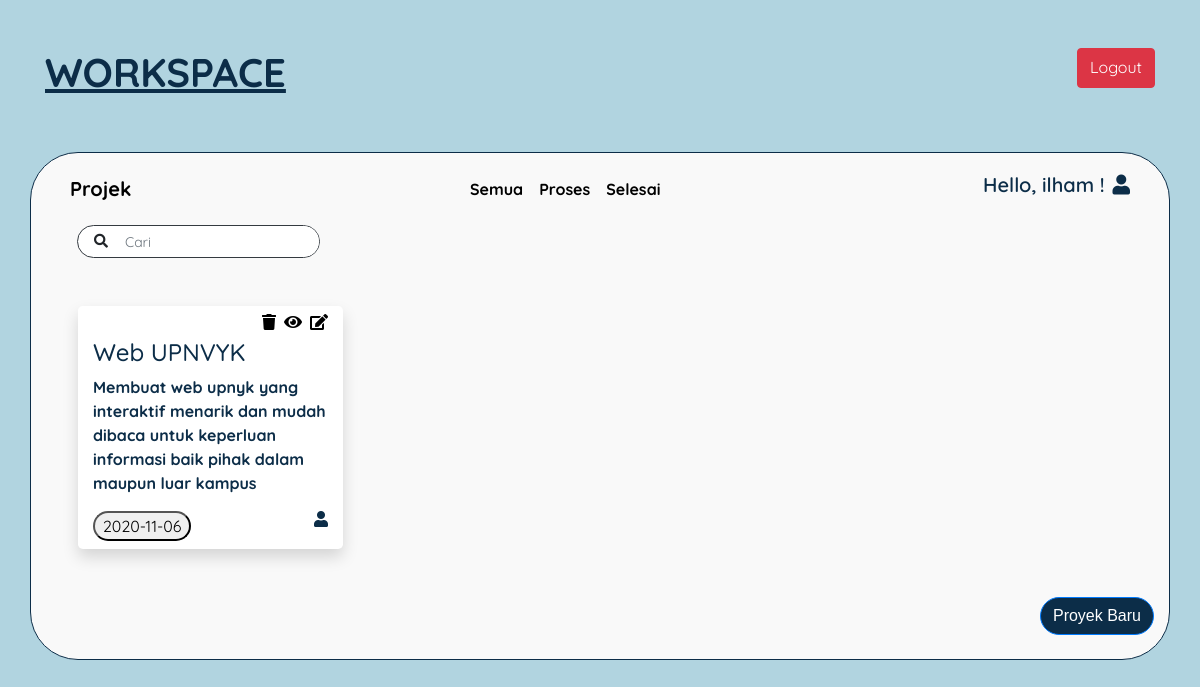
/view/dashboard.php (signed in), run on the app's committed database.
### tables this page shows
CREATE TABLE `data_project` (
  `id_project` int(11) NOT NULL,
  `title` varchar(100) NOT NULL,
  `description` text NOT NULL,
  `deadline` date NOT NULL,
  `status` varchar(100) NOT NULL,
  `file` varchar(100) NOT NULL,
  `team` varchar(100) NOT NULL,
  `id_user` int(11) NOT NULL
);

### view/dashboard.php (the view, shortened to what this page needs)
<!DOCTYPE html>
<html lang="en">
<head>
    <link rel="stylesheet" href="../assets/bootstrap/css/bootstrap.min.css">
    <link rel="stylesheet" href="../assets/css/new_project.css">
    <link rel="stylesheet" href="https://use.fontawesome.com/releases/v5.7.0/css/all.css"
>
</head>
<body>
    <div class="container mt-5" style="display: flex; justify-content: space-between;">
        <h1 id="workspace_font">WORKSPACE</h1>
        <a class="btn btn-danger" href="../config/action-logout.php" style="height: 40px;">Logout</a>
    </div>
    <div class="container mt-5 pb-4 mb-3" id="kotak">
        <nav class="navbar navbar-expand-lg mt-2 mx-2">
            <a class="navbar-brand" href="#">Projek</a>
            <div class="collapse navbar-collapse" id="navbarNavAltMarkup">
                <div class="navbar-nav mx-auto">
                    <a class="nav-item nav-link active" href="#">Semua <span class="sr-only">(current)</span></a>
                    <a class="nav-item nav-link" href="#">Proses</a>
                    <a class="nav-item nav-link" href="#">Selesai</a>
                </div>
                <h5>Hello, <?php
                echo $_SESSION['nama'];
                ?> !<i class="fas fa-user ml-2"></i></h5>
            </div>
        </nav>
        <div class="row mt-2 mx-2">
            <div class="col-md-3 mx-2">
                <div class="input-group bg-white input-group-sm rounded-pill border border-dark">
                    <div class="button input-group-append">
                        <button class="btn ml-2 " type="submit">
                            <i class="fas fa-search"></i>
                        </button>
                    </div>
                    <input class="cari form-control rounded-pill" type="search" placeholder="Cari" aria-label="Search">
                </div>
            </div>
        </div>
        <div class="row mt-5 mb-5 mx-4" >
        <?php
            require_once ("../config/koneksi.php");
            $id = $_SESSION['id_user'];
            $cek_data_query = "SELECT * FROM data_project WHERE id_user='$id'";
            $data = mysqli_query($conn, $cek_data_query) or die (mysqli_error($conn));
            while($result = mysqli_fetch_assoc($data))
            {
        ?>
            <div class="col-md-3 rounded-lg mx-2 py-2 shadow bg-white rounded" id="kotak_kecil">
                <a href="edit_project.php?id_project=<?= $result['id_project'] ?>"><i class="fas fa-edit  float-right"></i></a>
                <a href="lihat_project.php?id_project=<?= $result['id_project'] ?>"><i class="fas fa-eye  float-right mr-2"></i></a>
                <a href="../config/hapus_project.php?id_project=<?= $result['id_project']?>"><i class="fas fa-trash float-right mr-2"></i></a>
                <br>
                <h4 ><?= $result['title'] ?></h4>
                <p ><?= $result['description'] ?></p>
                <button class="float-left rounded-pill px-2"><?= $result['deadline'] ?></button>
                <i class="fas fa-user bg-white float-right"></i>
            </div>
        <?php } ?>
        </div>
        <div class="d-flex align-items-end flex-column">
            <a href="new_project.php"><button class="btn btn-primary" id="tombol" type="button">Proyek Baru</button></a>
        </div>
    </div>
</body>
</html>

### assets/css/new_project.css (style rules this page uses)
a { color: #000000; }
body { font-family: Quicksand, heltevica; font-weight: 900; background-color: #B1D4E0; color: #0C2D48; }
#navbar h3, h6, h5 { font-family: Quicksand, heltevica; font-weight: 600; }
.cari { border: none; }
#kotak { background-color: #F9F9F9; border-color: #0C2D48; border: solid 1px; border-radius: 3em; }
#tombol { background-color: #0C2D48; font-family: Poppins, Helvetica, sans-serif; border-radius: 3em; }
#workspace_font { font-family: Quicksand, heltevica; font-weight: bolder; text-decoration: underline; }

### data on the page
data_project: title "Web UPNVYK", description "Membuat web upnyk yang interaktif menarik dan mudah dibaca untuk keperluan informasi baik pihak dalam maupun luar kampus", deadline "2020-11-06"

### other printed values
$_SESSION['nama'] "ilham"
